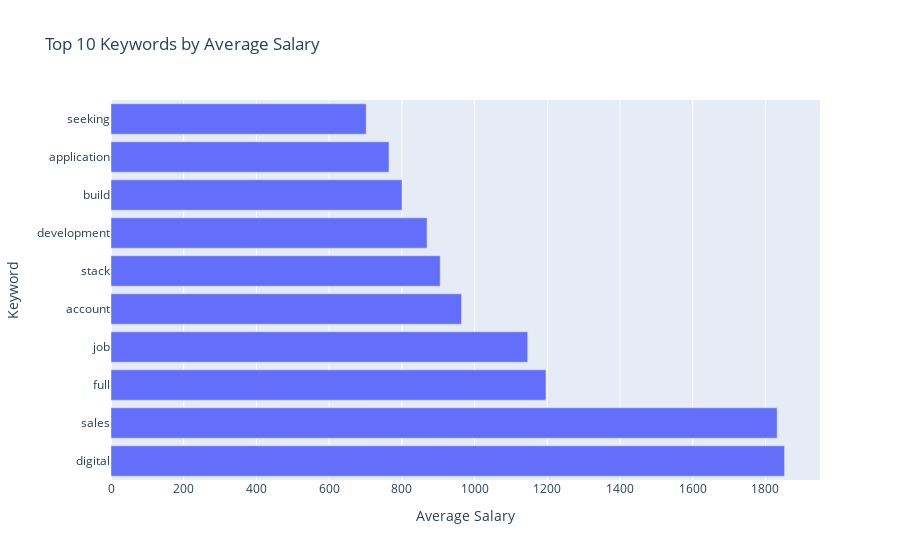

This figure's notebook cell:
### Code cell
import plotly.express as px

# Add URLs to the DataFrame for hover text
top_10_keywords['URLs'] = top_10_keywords['Example URLs']

# Create an interactive bar plot using Plotly
fig = px.bar(
    top_10_keywords,
    x='Average Salary',
    y='Keyword',
    hover_data=['URLs'],  # Show URLs on hover
    title='Top 10 Keywords by Average Salary',
    orientation='h'
)
fig.show()

### Figure 1 — Plotly figure (JSON) as saved in the notebook; plotly's stock layout.template omitted (floating-point values rounded to 4 significant figures)
{"data": [{"customdata": [["https://www.upwork.com/jobs/Digital-Marketing-Sales-Closing-Specialist_%7E01946e98006f7b3675?source=rss, https://www.upwork.com/jobs/Project-Manager-Digital-Marketing-Market-Plan_%7E0155948eff6c6ff94d?source=rss, https://www.upwork.com/jobs/Digital-Marketing-Specialist-for-Nutraceuticals_%7E016cb571563f66b206?source=rss"], ["https://www.upwork.com/jobs/Digital-Marketing-Sales-Closing-Specialist_%7E01946e98006f7b3675?source=rss, https://www.upwork.com/jobs/HubSpot-Implementation-amp-Setup-For-Sales-Team_%7E013144f4a663ad4ac9?source=rss, https://www.upwork.com/jobs/eBay-Dropshipping-store-management-and-general-more-sales_%7E01c3c5c67f721c9155?source=rss"], ["https://www.upwork.com/jobs/Full-Stack-Developer_%7E011604a02b364315a8?source=rss, https://www.upwork.com/jobs/Web3-Full-stack-Developer_%7E016de8daf913b57784?source=rss, https://www.upwork.com/jobs/Full-stack-Developer_%7E0184ab32ce5e0dc79c?source=rss"], ["https://www.upwork.com/jobs/Create-job-offers-human-resources_%7E0152760891a70bd893?source=rss, https://www.upwork.com/jobs/Part-time-Online-Job_%7E01ceea688ceb9c7148?source=rss, https://www.upwork.com/jobs/Entry-level-admin-assistant-job_%7E0185e99ee22447803a?source=rss"], ["https://www.upwork.com/jobs/Professional-Debt-Collection-amp-Accounts-Receivables-Industry_%7E011525a5854bf3b5b4?source=rss, https://www.upwork.com/jobs/Mailchimp-Account-Manager_%7E0120ba2eddde3d889b?source=rss, https://www.upwork.com/jobs/Google-Ads-Account-Manager_%7E011ae7d96a931c2bfc?source=rss"], ["https://www.upwork.com/jobs/Full-Stack-Developer_%7E011604a02b364315a8?source=rss, https://www.upwork.com/jobs/Web3-Full-stack-Developer_%7E016de8daf913b57784?source=rss, https://www.upwork.com/jobs/Full-stack-Developer_%7E0184ab32ce5e0dc79c?source=rss"], ["https://www.upwork.com/jobs/Transport-Transport-planning-Capacity-development-Engineer-based-Central-West-Asia_%7E01cedb9fc79fd8aac5?source=rss, https://www.upwork.com/jobs/Website-Development-for-Security-Products_%7E0141ed269bdcc88075?source=rss, https://www.upwork.com/jobs/KESHAH-App-Development_%7E01fc682f1c130f1603?source=rss"], ["https://www.upwork.com/jobs/Build-standalone-Python-app-that-records-system-audio-MacOS_%7E011848ed9a27097031?source=rss, https://www.upwork.com/jobs/Finish-Building-WooCommerce-Website_%7E01838a16585ffb43ed?source=rss, https://www.upwork.com/jobs/Build-for-Mobile-App_%7E01e9cfbf3c7003f76b?source=rss"], ["https://www.upwork.com/jobs/Flutter-application_%7E01f37061c511db7da0?source=rss, https://www.upwork.com/jobs/How-make-users-force-update-the-mobile-application-because-our-backend-changing_%7E01ee8183c3ff65e1fe?source=rss, https://www.upwork.com/jobs/Freelance-GIS-Analyst-for-Computer-Aided-Dispatch-Software-Applications_%7E015a3bdf646a25bed2?source=rss"], ["https://www.upwork.com/jobs/Seeking-Creative-Video-Editor-for-Learning-Courses-Social-Media-and-Animation-Projects_%7E010a885fc1a6f0adbe?source=rss, https://www.upwork.com/jobs/Seeking-Expert-Web-Developer-for-Facial-Recognition-Image-Recognition-and-Integration-Project_%7E015e7decb287174dbb?source=rss, https://www.upwork.com/jobs/Seeking-Native-Russian-and-English-Music-Producers-for-Groundbreaking-Music-Project_%7E010e6abbfdcde745f7?source=rss"]], "hovertemplate": "Average Salary=%{x}<br>Keyword=%{y}<br>URLs=%{customdata[0]}<extra></extra>", "legendgroup": "", "marker": {"color": "#636efa", "pattern": {"shape": ""}}, "name": "", "orientation": "h", "showlegend": false, "textposition": "auto", "type": "bar", "x": [1853.0, 1832.0, 1196.0, 1146.0, 963.9, 905.4, 869.2, 800.4, 764.5, 701.9], "xaxis": "x", "y": ["digital", "sales", "full", "job", "account", "stack", "development", "build", "application", "seeking"], "yaxis": "y"}], "layout": {"barmode": "relative", "legend": {"tracegroupgap": 0}, "title": {"text": "Top 10 Keywords by Average Salary"}, "xaxis": {"anchor": "y", "domain": [0, 1], "title": {"text": "Average Salary"}}, "yaxis": {"anchor": "x", "domain": [0, 1], "title": {"text": "Keyword"}}}}
